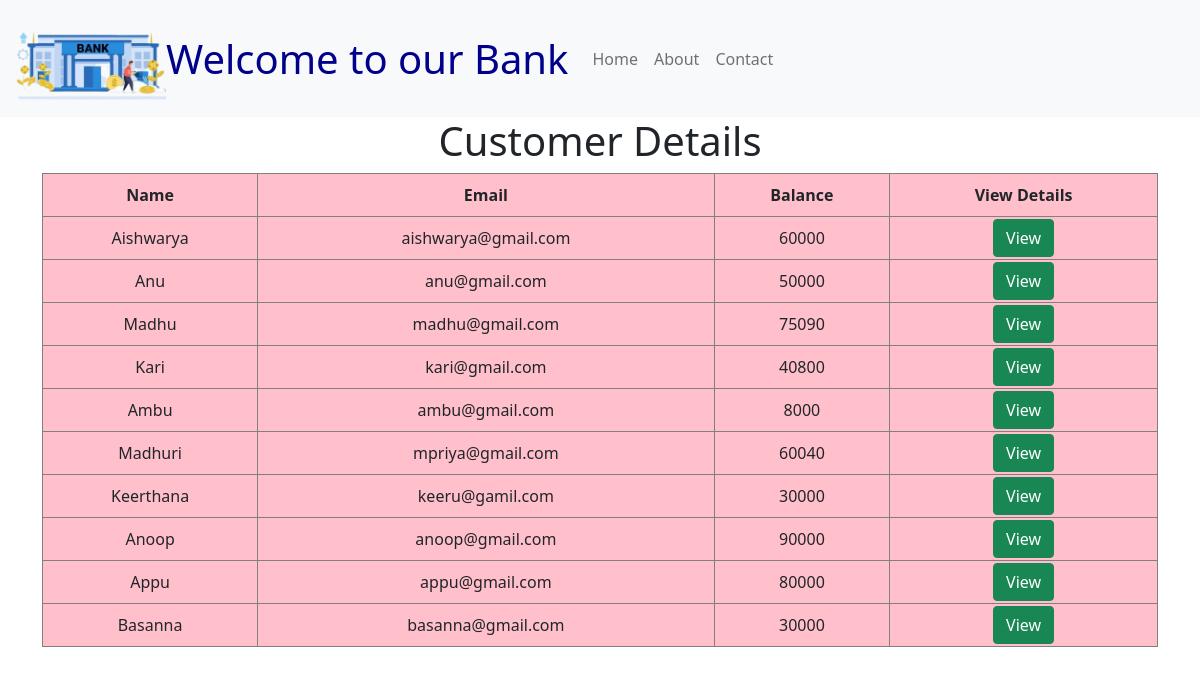
Page /all-users.php on the committed database.
### tables this page shows
CREATE TABLE `userlist` (
  `Name` varchar(50) NOT NULL,
  `Email` varchar(50) NOT NULL,
  `Balance` int(10) NOT NULL
);

### all-users.php (the view, shortened to what this page needs)
<html lang="en">
<head>
    <link href="https://cdn.jsdelivr.net/npm/bootstrap@5.0.0/dist/css/bootstrap.min.css" rel="stylesheet">
    <link rel="stylesheet" href="https://use.fontawesome.com/releases/v5.7.0/css/all.css" />
</head>
<body>
    <nav class="navbar navbar-expand-lg navbar-light bg-light p-3">
        <img src="images/bankpic.png" alt="bank" style="width: 150px; height: 85px">
        <a class="navbar-brand" href="" style="font-style: bold;color: darkblue;font-size: 40px">Welcome to our Bank </a>
        <ul class="navbar-nav ">
            <li class="nav-item active">
                <a class="nav-link" href="index.php" >Home</a>
            </li>
            <li class="nav-item">
                <a class="nav-link" href="about.html">About</a>
            </li>
            <li class="nav-item">
                <a class="nav-link" href="contact.html">Contact</a>
            </li>
        </ul>
    </nav>
    <div class="container">
        <?php
            include("connection.php");
            $query = "select * from userlist";
            $data = mysqli_query($conn, $query);
            $total = mysqli_num_rows($data);
            if($total!=0){
                ?>
                <h1 class="text-center">Customer Details</h1>
                <table style="width:600px; text-align:center; line-height:40px; width: 100%; background-color: pink" class="table-bordered">
                    <thead>
                        <tr>
                            <th>Name</th>
                            <th>Email</th>
                            <th>Balance</th>
                            <th>View Details</th>
                        </tr>
                    </thead>
                    <?php
                        while($rows = mysqli_fetch_assoc($data)){
                    ?>
                        <tr>
                            <td><?php echo $rows['Name']; ?></td>
                            <td><?php echo $rows['Email']; ?></td>
                            <td><?php echo $rows['Balance']; ?></td>
                            <td><a href="customer_details.php?nm=<?php echo $rows['Name']; ?>&em=<?php echo $rows['Email']; ?>&ab=<?php echo $rows['Balance']; ?>" class="btn btn-success">View</a></td>
                        </tr>
                    <?php
                        }
                    ?>
                </table>
            <?php
                }
            else{
                echo "No customer found";
            }
        ?>
    </div>
</body>
</html>

### rows in the picture
userlist: Name "Aishwarya", Email "aishwarya@gmail.com", Balance "60000"
userlist: Name "Anu", Email "anu@gmail.com", Balance "50000"
userlist: Name "Madhu", Email "madhu@gmail.com", Balance "75090"
userlist: Name "Kari", Email "kari@gmail.com", Balance "40800"
userlist: Name "Ambu", Email "ambu@gmail.com", Balance "8000"
userlist: Name "Madhuri", Email "mpriya@gmail.com", Balance "60040"
userlist: Name "Keerthana", Email "keeru@gamil.com", Balance "30000"
userlist: Name "Anoop", Email "anoop@gmail.com", Balance "90000"
userlist: Name "Appu", Email "appu@gmail.com", Balance "80000"
userlist: Name "Basanna", Email "basanna@gmail.com", Balance "30000"
